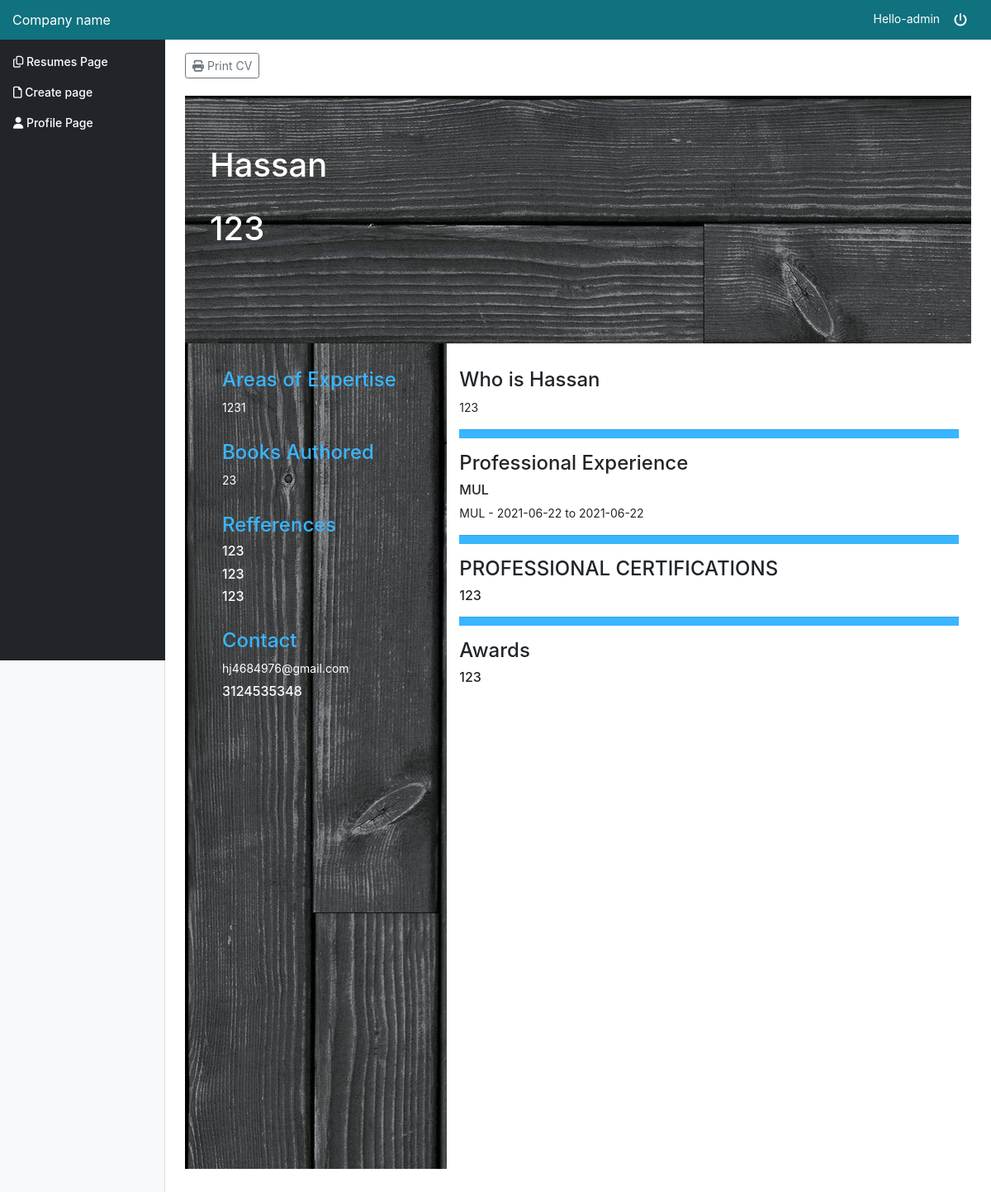
The page /dashboard/generateblackcv/47 (signed in) on the database its author committed.
### dashboard/models.py (models this page shows, shortened)
class Profile(models.Model):
    boolChoice = (
        ("Male", "Male"), ("Female", "Female"))
    name = models.CharField(max_length=50)
    fname = models.TextField(max_length=50)
    age = models.IntegerField()
    gender = models.CharField(max_length=10, choices=boolChoice)
    profile_pic = models.ImageField(default='place.png')
    email = models.TextField(max_length=20, default=None)
    contactno1 = models.IntegerField(default=None)
    contactno2 = models.IntegerField(blank=True, null=True)
    linkedin = models.TextField(max_length=50, default=None)
    address = models.TextField(max_length=100, default=None)
    education = models.ManyToManyField(ProfileEducation, default=None)
    experience = models.ManyToManyField(ProfileExperience, default=None)
    skills = models.ManyToManyField(ProfileSkills, default=None)
    user = models.ManyToManyField(User, blank=True)

class ProfileProfessioncv2(models.Model):
    procv2 = models.TextField(blank=True, max_length=300)

class ProfileAreaofexpertisecv2(models.Model):
    areaofexpertisecv2 = models.TextField(blank=True, max_length=300)

class ProfileBooksAuthoredcv2(models.Model):
    bookscv2 = models.TextField(blank=True, max_length=300)

class ProfileReferencescv2(models.Model):
    refcv2 = models.TextField(blank=True, max_length=300)
    orgcv2 = models.TextField(blank=True, max_length=300)
    emailcv2 = models.TextField(blank=True, max_length=300)

class ProfileIntroductioncv2(models.Model):
    introcv2 = models.TextField(blank=True, max_length=300)

class ProfileExperience(models.Model):
    organization = models.TextField(max_length=20)
    previousDesignation = models.TextField(max_length=20)
    startingDate = models.TextField(max_length=20)
    endingDate = models.TextField(max_length=20)
    responsibilities = models.TextField(max_length=100)

class ProfileCertificatecv2(models.Model):
    certcv2 = models.TextField(blank=True, max_length=300)

class ProfileAwardscv2(models.Model):
    awcv2 = models.TextField(blank=True, max_length=300)

### dashboard/views.py (the view)
# urls.py: path('generateblackcv/<id>', views.generateCV2, name='generateblackcv')
def generateCV2(request, id):
    uid = request.user.id
    detail = Profile.objects.filter(user=request.user).first()
    cv2 = CV2.objects.get(id=id, user=request.user)
    print(cv2)
    return render(request, 'dashboard/cvblack.html', {'detail': detail, 'id': uid, 'cv': cv2})

### dashboard/templates/dashboard/cvblack.html (shortened to what this page needs)
{% extends 'basetemplate.html' %}
{% load static %}
{%block content  %}
    <main role="main" class="col-md-9 ml-sm-auto col-lg-10 pt-3 px-4">
        <a  href="{% url 'dashboard:printblackcv' cv.id %}"  target="_blank" class="btn btn-sm btn-outline-secondary"><i class="fas fa-print"></i> Print CV</a>
        <div><br></div>
        <div class="container-fluid" style="height: 100%">
            <div class="row" style="background-color: black; color: white ; padding-top: 20px ; height: 300px ; background-image: url({% static 'woodhr.jpg' %})">
                <div style="margin-left: 30px; margin-bottom: 30px; margin-top: 40px">
                    <h1>{{ detail.name }}</h1> <br>
                    {% for pro in cv.professsioncv2.all %}
                        <h1>{{ pro.procv2 }}</h1>
                    {% endfor %}
                </div>
            </div>
            <div class="row">
                <div class="col-4" style="color: white; padding-top: 30px;min-height: 1000px; background-image: url({% static 'wood.jpg' %});">
                    <div style="margin-left: 30px; margin-bottom: 30px">
                        <h4 style="color:  #38b6ff"> Areas of Expertise </h4>
                        {% for aox in cv.area_of_expertisecv2.all %}
                            <p>{{ aox.areaofexpertisecv2 }}</p>
                        {% endfor %}
                    </div>
                    <div style="margin-left: 30px; margin-bottom: 30px">
                        <h4 style="color:  #38b6ff"> Books Authored </h4>
                        {% for boa in cv.books_authored.all %}
                            <p>{{ boa.bookscv2 }}</p>
                        {% endfor %}
                    </div>
                    <div style="margin-left: 30px; margin-bottom: 30px">
                        <h4 style="color:  #38b6ff"> Refferences </h4>
                        {% for ref in cv.referencescv2.all %}
                            <h6>{{ ref.refcv2 }}</h6>
                            <h6>{{ref.orgcv2 }}</h6>
                            <h6>{{ref.emailcv2 }}</h6>
                        {% endfor %}
                    </div>
                    <div style="margin-left: 30px; margin-bottom: 30px">
                        <h4 style="color:  #38b6ff"> Contact </h4>
                        <h7>{{ detail.email }}</h7>
                        <h6>{{ detail.contactno1 }}</h6>
                    </div>
                </div>
                <div class="col-8" style="padding-top: 30px">
                    <div>
                        <h4>Who is {{ detail.name }}</h4>
                        {% for intro in cv.introductioncv2.all %}
                            <p>{{ intro.introcv2 }}</p>
                        {% endfor %}
                    </div>
                    <hr  style="background-color: #38b6ff; height: 10px">
                    <div>
                        <h4>Professional Experience </h4>
                        {% for exp in detail.experience.all %}
                            <h6>{{ exp.organization }} </h6>
                            <p>{{ exp.previousDesignation}} - {{ exp.startingDate }} to {{ exp.endingDate }}</p>
                        {% endfor %}
                    </div>
                    <hr  style="background-color: #38b6ff; height: 10px">
                    <div>
                        <h4>PROFESSIONAL CERTIFICATIONS</h4>
                        {% for cer in cv.certificatecv2.all %}
                        <h6>{{ cer.certcv2 }} </h6>
                        {% endfor %}
                    </div>
                    <hr  style="background-color: #38b6ff; height: 10px">
                    <div>
                        <h4>Awards</h4>
                        {% for awd in cv.awardscv2.all %}
                        <h6>{{ awd.awcv2 }}</h6>
                        {% endfor %}
                    </div>
                </div>
            </div>
        </div>
    </main>
{% endblock %}

### templates/basetemplate.html (shortened to what this page needs)
{% load static %}
<!doctype html>
<html lang="en">
<head>
    <link href="{% static 'bootstrap.css' %}" rel="stylesheet">
    <link href="{% static 'dashboard.css' %}" rel="stylesheet">
    <link rel="stylesheet" href="https://ajax.googleapis.com/ajax/libs/jqueryui/1.12.1/themes/smoothness/jquery-ui.css">
</head>
<body>
<nav class="navbar navbar-dark sticky-top flex-md-nowrap p-0" style="background-color: #10717F" >
    <a class="navbar-brand col-sm-3 col-md-2 mr-0" href="">Company name</a>
    <ul class="navbar-nav px-3">
        <li class="nav-item text-nowrap">
            <form class="logout-link" action="{% url 'accounts:logout' %}" method="post">
                <span class="hello-msg" style="color: white"> Hello-{{ request.user }}</span>
                <button class="btn" style="background-color: #10717F" type="submit" > <i style="color: white;" class="fas fa-power-off"></i></button>
            </form>
        </li>
    </ul>
</nav>
<div class="container-fluid">
    <div class="row">
        <nav class="col-md-2 d-none d-md-block bg-light sidebar">
            <div class="sidebar-sticky">
                <ul class="nav flex-column">
                                        <li class="nav-item">
                        <a class="nav-link " href="{% url 'pages:createpage' %}">
                            <span ><i class="far fa-copy"></i></span> Resumes Page <span class="sr-only">(current)</span>
                        </a>
                    </li>
                    <li class="nav-item">
                        <a class="nav-link " href="{% url 'dashboard:selectcv' %}">
                            <span ><i class="far fa-file"></i></span> Create page <span class="sr-only">(current)</span>
                        </a>
                    </li>
                    <li class="nav-item">
                        <a class="nav-link " href="{% url 'dashboard:profile_form'  %}">
                            <span ><i class="fas fa-user"></i></span> Profile Page <span class="sr-only">(current)</span>
                        </a>
                    </li>
                </ul>
            </div>
        </nav>
        {% block content %}
        {% endblock %}
    </div>
</div>
</body>
</html>

### assets/dashboard.css (style rules this page uses)
body { font-size: .875rem; }
.sidebar { position: fixed; top: 0; bottom: 0; left: 0; z-index: 100; padding: 0; box-shadow: inset -1px 0 0 rgba(0, 0, 0, .1); }
.sidebar-sticky { position: -webkit-sticky; position: sticky; top: 48px; height: calc(100vh - 48px); padding-top: .5rem; overflow-x: hidden; overflow-y: auto; background-color: #212529; }
.sidebar .nav-link { font-weight: 500; color: white; }
.navbar-brand { padding-top: .75rem; padding-bottom: .75rem; font-size: 1rem; }

### rows shown on the page
Profile: name "Hassan", email "hj4684976@gmail.com", contactno1 "3124535348"
ProfileProfessioncv2: procv2 "123"
ProfileAreaofexpertisecv2: areaofexpertisecv2 "1231"
ProfileBooksAuthoredcv2: bookscv2 "23"
ProfileReferencescv2: refcv2 "123", orgcv2 "123", emailcv2 "123"
ProfileIntroductioncv2: introcv2 "123"
ProfileExperience: organization "MUL", previousDesignation "MUL", startingDate "2021-06-22", endingDate "2021-06-22"
ProfileCertificatecv2: certcv2 "123"
ProfileAwardscv2: awcv2 "123"

### other values the page prints
{{ request.user }} "admin"
